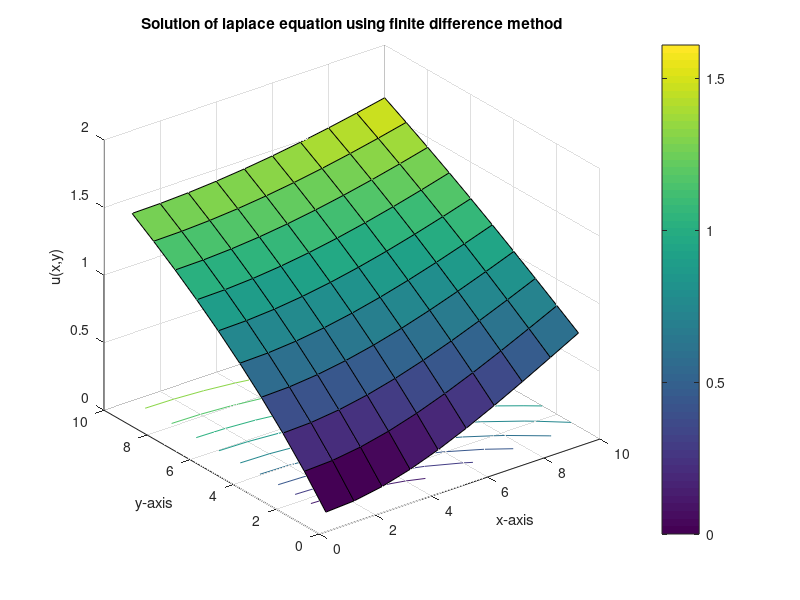
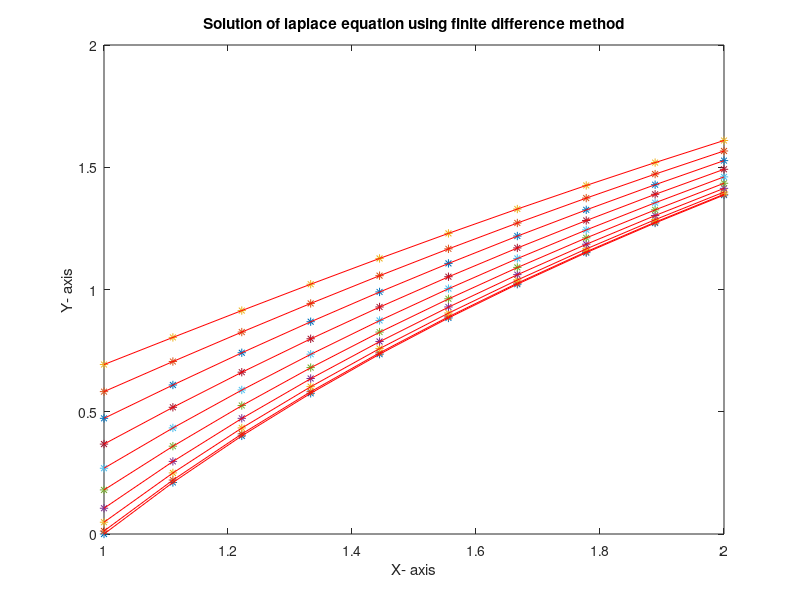

These charts were generated, in order, by the following MATLAB code:
    % Approximate the solution of the Laplace equation
    %
    % d^2u/dx^2 + d^2u/dy^2 = 0,   1 < x < 2,  0 < y < 1
    %
    % subject to the conditions
    % u(x,0) = 2*ln(x)          and   u(x,1) = ln(x^2 + 1),   1 <= x <= 2
    % u(1,y) = ln(y^2 + 1)      and   u(2,y) = ln(y^2 + 4),   0 <= y <= 1
    %
    % using the finite difference algorithm, and compare the result to the
    % actual solution
    % u(x,y) = ln(x^2 + y^2)

    function laplace1
    clc
    clf
    clear all
    a=1;
    b=2;
    c=0;
    d=1;
    n=10;
    m=10;
    u=zeros(n,m);
    x=linspace(a,b,n);
    y=linspace(c,d,m);
    for i=1:n
        u(i,1)=2*log(x(i));
        u(i,m)=log(x(i)^2+1);
    end
    for j=2:m
        u(1,j)=log(y(j)^2+1);
        u(n,j)=log(y(j)^2+4);
    end
    for i=1:n
        for j=1:m
            t(i,j)=0.0001;
        end
    end
    for k=1:1000
        temp1=u';
        for i=2:n-1
            for j=2:m-1
                u(i,j)=(u(i+1,j)+u(i-1,j)+u(i,j+1)+u(i,j-1))/4;
            end
        end
        temp2=u';
        if (abs(temp1-temp2)) <t
            u'
            k
            break;
        end
    end
    figure(1)
    surfc(u);
    colorbar
    grid on
    xlabel('x-axis');
    ylabel('y-axis');
    zlabel('u(x,y)');
    title('Solution of laplace equation using finite difference method')
    for i=1:n
        for j=1:m
            z(i,j)=f(x(i),y(j));
        end
    end
    figure(2)
    plot(x,z,'*')
    hold on
    plot(x,u(:,:),'r')
    xlabel('X- axis')
    ylabel('Y- axis')
    title('Solution of laplace equation using finite difference method')
    function z=f(x,y)
    z=log(x^2+y^2);
